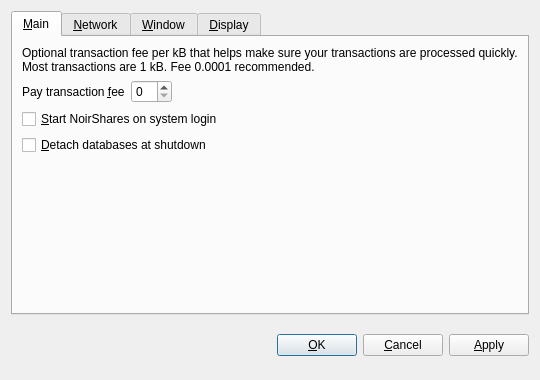
<?xml version="1.0" encoding="UTF-8"?>
<ui version="4.0">
 <class>OptionsDialog</class>
 <widget class="QDialog" name="OptionsDialog">
  <property name="geometry">
   <rect>
    <x>0</x>
    <y>0</y>
    <width>540</width>
    <height>380</height>
   </rect>
  </property>
  <property name="windowTitle">
   <string>Options</string>
  </property>
  <property name="modal">
   <bool>true</bool>
  </property>
  <layout class="QVBoxLayout" name="verticalLayout">
   <item>
    <widget class="QTabWidget" name="tabWidget">
     <property name="tabPosition">
      <enum>QTabWidget::North</enum>
     </property>
     <property name="currentIndex">
      <number>0</number>
     </property>
     <widget class="QWidget" name="tabMain">
      <attribute name="title">
       <string>&amp;Main</string>
      </attribute>
      <layout class="QVBoxLayout" name="verticalLayout_Main">
       <item>
        <widget class="QLabel" name="transactionFeeInfoLabel">
         <property name="text">
          <string>Optional transaction fee per kB that helps make sure your transactions are processed quickly. Most transactions are 1 kB. Fee 0.0001 recommended.</string>
         </property>
         <property name="textFormat">
          <enum>Qt::PlainText</enum>
         </property>
         <property name="wordWrap">
          <bool>true</bool>
         </property>
        </widget>
       </item>
       <item>
        <layout class="QHBoxLayout" name="horizontalLayout_Main">
         <item>
          <widget class="QLabel" name="transactionFeeLabel">
           <property name="text">
            <string>Pay transaction &amp;fee</string>
           </property>
           <property name="textFormat">
            <enum>Qt::PlainText</enum>
           </property>
           <property name="buddy">
            <cstring>transactionFee</cstring>
           </property>
          </widget>
         </item>
         <item>
          <widget class="NoirSharesAmountField" name="transactionFee"/>
         </item>
         <item>
          <spacer name="horizontalSpacer_Main">
           <property name="orientation">
            <enum>Qt::Horizontal</enum>
           </property>
           <property name="sizeHint" stdset="0">
            <size>
             <width>40</width>
             <height>20</height>
            </size>
           </property>
          </spacer>
         </item>
        </layout>
       </item>
       <item>
        <widget class="QCheckBox" name="NoirSharesAtStartup">
         <property name="toolTip">
          <string>Automatically start NoirShares after logging in to the system.</string>
         </property>
         <property name="text">
          <string>&amp;Start NoirShares on system login</string>
         </property>
        </widget>
       </item>
       <item>
        <widget class="QCheckBox" name="detachDatabases">
         <property name="toolTip">
          <string>Detach block and address databases at shutdown. This means they can be moved to another data directory, but it slows down shutdown. The wallet is always detached.</string>
         </property>
         <property name="text">
          <string>&amp;Detach databases at shutdown</string>
         </property>
        </widget>
       </item>
       <item>
        <spacer name="verticalSpacer_Main">
         <property name="orientation">
          <enum>Qt::Vertical</enum>
         </property>
         <property name="sizeHint" stdset="0">
          <size>
           <width>20</width>
           <height>40</height>
          </size>
         </property>
        </spacer>
       </item>
      </layout>
     </widget>
     <widget class="QWidget" name="tabNetwork">
      <attribute name="title">
       <string>&amp;Network</string>
      </attribute>
      <layout class="QVBoxLayout" name="verticalLayout_Network">
       <item>
        <widget class="QCheckBox" name="mapPortUpnp">
         <property name="toolTip">
          <string>Automatically open the NoirShares client port on the router. This only works when your router supports UPnP and it is enabled.</string>
         </property>
         <property name="text">
          <string>Map port using &amp;UPnP</string>
         </property>
        </widget>
       </item>
       <item>
        <widget class="QCheckBox" name="connectSocks">
         <property name="toolTip">
          <string>Connect to the NoirShares network through a SOCKS proxy (e.g. when connecting through Tor).</string>
         </property>
         <property name="text">
          <string>&amp;Connect through SOCKS proxy:</string>
         </property>
        </widget>
       </item>
       <item>
        <layout class="QHBoxLayout" name="horizontalLayout_Network">
         <item>
          <widget class="QLabel" name="proxyIpLabel">
           <property name="text">
            <string>Proxy &amp;IP:</string>
           </property>
           <property name="textFormat">
            <enum>Qt::PlainText</enum>
           </property>
           <property name="buddy">
            <cstring>proxyIp</cstring>
           </property>
          </widget>
         </item>
         <item>
          <widget class="QValidatedLineEdit" name="proxyIp" native="true">
           <property name="maximumSize">
            <size>
             <width>140</width>
             <height>16777215</height>
            </size>
           </property>
           <property name="toolTip">
            <string>IP address of the proxy (e.g. 127.0.0.1)</string>
           </property>
          </widget>
         </item>
         <item>
          <widget class="QLabel" name="proxyPortLabel">
           <property name="text">
            <string>&amp;Port:</string>
           </property>
           <property name="textFormat">
            <enum>Qt::PlainText</enum>
           </property>
           <property name="buddy">
            <cstring>proxyPort</cstring>
           </property>
          </widget>
         </item>
         <item>
          <widget class="QLineEdit" name="proxyPort">
           <property name="maximumSize">
            <size>
             <width>55</width>
             <height>16777215</height>
            </size>
           </property>
           <property name="toolTip">
            <string>Port of the proxy (e.g. 9050)</string>
           </property>
          </widget>
         </item>
         <item>
          <widget class="QLabel" name="socksVersionLabel">
           <property name="text">
            <string>SOCKS &amp;Version:</string>
           </property>
           <property name="textFormat">
            <enum>Qt::PlainText</enum>
           </property>
           <property name="buddy">
            <cstring>socksVersion</cstring>
           </property>
          </widget>
         </item>
         <item>
          <widget class="QValueComboBox" name="socksVersion">
           <property name="toolTip">
            <string>SOCKS version of the proxy (e.g. 5)</string>
           </property>
          </widget>
         </item>
         <item>
          <spacer name="horizontalSpacer_Network">
           <property name="orientation">
            <enum>Qt::Horizontal</enum>
           </property>
           <property name="sizeHint" stdset="0">
            <size>
             <width>40</width>
             <height>20</height>
            </size>
           </property>
          </spacer>
         </item>
        </layout>
       </item>
       <item>
        <spacer name="verticalSpacer_Network">
         <property name="orientation">
          <enum>Qt::Vertical</enum>
         </property>
         <property name="sizeHint" stdset="0">
          <size>
           <width>20</width>
           <height>40</height>
          </size>
         </property>
        </spacer>
       </item>
      </layout>
     </widget>
     <widget class="QWidget" name="tabWindow">
      <attribute name="title">
       <string>&amp;Window</string>
      </attribute>
      <layout class="QVBoxLayout" name="verticalLayout_Window">
       <item>
        <widget class="QCheckBox" name="minimizeToTray">
         <property name="toolTip">
          <string>Show only a tray icon after minimizing the window.</string>
         </property>
         <property name="text">
          <string>&amp;Minimize to the tray instead of the taskbar</string>
         </property>
        </widget>
       </item>
       <item>
        <widget class="QCheckBox" name="minimizeOnClose">
         <property name="toolTip">
          <string>Minimize instead of exit the application when the window is closed. When this option is enabled, the application will be closed only after selecting Quit in the menu.</string>
         </property>
         <property name="text">
          <string>M&amp;inimize on close</string>
         </property>
        </widget>
       </item>
       <item>
        <spacer name="verticalSpacer_Window">
         <property name="orientation">
          <enum>Qt::Vertical</enum>
         </property>
         <property name="sizeHint" stdset="0">
          <size>
           <width>20</width>
           <height>40</height>
          </size>
         </property>
        </spacer>
       </item>
      </layout>
     </widget>
     <widget class="QWidget" name="tabDisplay">
      <attribute name="title">
       <string>&amp;Display</string>
      </attribute>
      <layout class="QVBoxLayout" name="verticalLayout_Display">
       <item>
        <layout class="QHBoxLayout" name="horizontalLayout_1_Display">
         <item>
          <widget class="QLabel" name="langLabel">
           <property name="text">
            <string>User Interface &amp;language:</string>
           </property>
           <property name="textFormat">
            <enum>Qt::PlainText</enum>
           </property>
           <property name="buddy">
            <cstring>lang</cstring>
           </property>
          </widget>
         </item>
         <item>
          <widget class="QValueComboBox" name="lang">
           <property name="toolTip">
            <string>The user interface language can be set here. This setting will take effect after restarting NoirShares.</string>
           </property>
          </widget>
         </item>
        </layout>
       </item>
       <item>
        <layout class="QHBoxLayout" name="horizontalLayout_2_Display">
         <item>
          <widget class="QLabel" name="unitLabel">
           <property name="text">
            <string>&amp;Unit to show amounts in:</string>
           </property>
           <property name="textFormat">
            <enum>Qt::PlainText</enum>
           </property>
           <property name="buddy">
            <cstring>unit</cstring>
           </property>
          </widget>
         </item>
         <item>
          <widget class="QValueComboBox" name="unit">
           <property name="toolTip">
            <string>Choose the default subdivision unit to show in the interface and when sending coins.</string>
           </property>
          </widget>
         </item>
        </layout>
       </item>
       <item>
        <widget class="QCheckBox" name="displayAddresses">
         <property name="toolTip">
          <string>Whether to show NoirShares addresses in the transaction list or not.</string>
         </property>
         <property name="text">
          <string>&amp;Display addresses in transaction list</string>
         </property>
        </widget>
       </item>
       <item>
        <spacer name="verticalSpacer_Display">
         <property name="orientation">
          <enum>Qt::Vertical</enum>
         </property>
         <property name="sizeHint" stdset="0">
          <size>
           <width>20</width>
           <height>40</height>
          </size>
         </property>
        </spacer>
       </item>
      </layout>
     </widget>
    </widget>
   </item>
   <item>
    <layout class="QHBoxLayout" name="horizontalLayout_Buttons">
     <item>
      <spacer name="horizontalSpacer_1">
       <property name="orientation">
        <enum>Qt::Horizontal</enum>
       </property>
       <property name="sizeHint" stdset="0">
        <size>
         <width>40</width>
         <height>48</height>
        </size>
       </property>
      </spacer>
     </item>
     <item>
      <widget class="QLabel" name="statusLabel">
       <property name="font">
        <font>
         <weight>75</weight>
         <bold>true</bold>
        </font>
       </property>
       <property name="text">
        <string/>
       </property>
       <property name="textFormat">
        <enum>Qt::PlainText</enum>
       </property>
       <property name="wordWrap">
        <bool>true</bool>
       </property>
      </widget>
     </item>
     <item>
      <spacer name="horizontalSpacer_2">
       <property name="orientation">
        <enum>Qt::Horizontal</enum>
       </property>
       <property name="sizeHint" stdset="0">
        <size>
         <width>40</width>
         <height>48</height>
        </size>
       </property>
      </spacer>
     </item>
     <item>
      <widget class="QPushButton" name="okButton">
       <property name="text">
        <string>&amp;OK</string>
       </property>
      </widget>
     </item>
     <item>
      <widget class="QPushButton" name="cancelButton">
       <property name="text">
        <string>&amp;Cancel</string>
       </property>
       <property name="autoDefault">
        <bool>false</bool>
       </property>
      </widget>
     </item>
     <item>
      <widget class="QPushButton" name="applyButton">
       <property name="text">
        <string>&amp;Apply</string>
       </property>
       <property name="autoDefault">
        <bool>false</bool>
       </property>
      </widget>
     </item>
    </layout>
   </item>
  </layout>
 </widget>
 <customwidgets>
  <customwidget>
   <class>QValidatedLineEdit</class>
   <extends>QWidget</extends>
   <header>qvalidatedlineedit.h</header>
  </customwidget>
  <customwidget>
   <class>NoirSharesAmountField</class>
   <extends>QSpinBox</extends>
   <header>NoirSharesamountfield.h</header>
  </customwidget>
  <customwidget>
   <class>QValueComboBox</class>
   <extends>QComboBox</extends>
   <header>qvaluecombobox.h</header>
  </customwidget>
 </customwidgets>
 <resources/>
 <connections/>
</ui>
